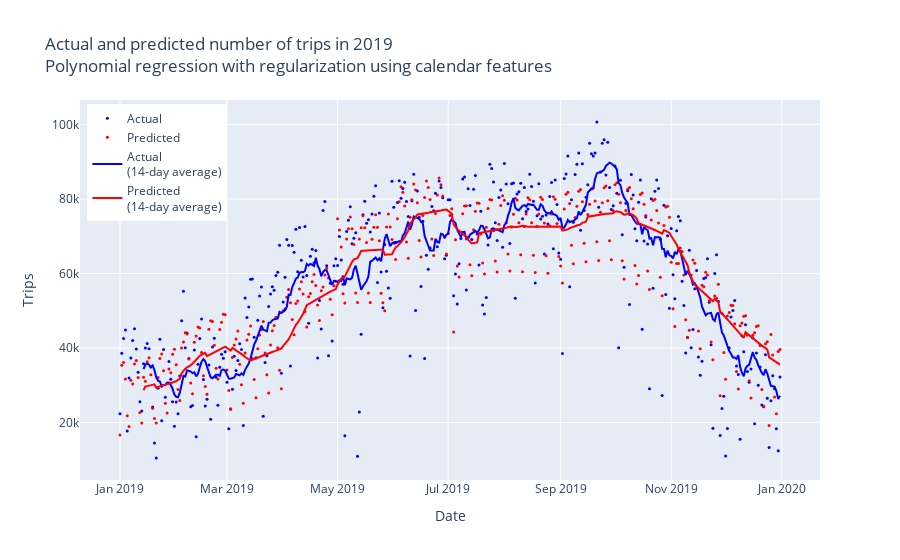

Notebook code for this chart:
### Code cell
plot_test(df_test,
          y_test,
          "Actual and predicted number of trips in 2019<br>Polynomial regression with regularization using calendar features")

### Figure 1 — Plotly figure (JSON) as saved in the notebook; plotly's stock layout.template omitted (floating-point values rounded to 4 significant figures; data arrays with more than 128 entries replaced by an {"elided": "..."} marker saying what was removed)
{"data": [{"marker": {"color": "blue", "size": 3}, "mode": "markers", "name": "Actual", "type": "scatter", "x": {"elided": "365 str values"}, "y": {"elided": "365 int values"}}, {"marker": {"color": "red", "size": 3}, "mode": "markers", "name": "Predicted", "type": "scatter", "x": {"elided": "365 str values"}, "y": {"elided": "365 float values"}}, {"marker": {"color": "blue"}, "mode": "lines", "name": "Actual<br>(14-day average)", "type": "scatter", "x": {"elided": "365 str values"}, "y": {"elided": "365 float values"}}, {"marker": {"color": "red"}, "mode": "lines", "name": "Predicted<br>(14-day average)", "type": "scatter", "x": {"elided": "365 str values"}, "y": {"elided": "365 float values"}}], "layout": {"legend": {"x": 0.01, "xanchor": "left", "y": 0.99, "yanchor": "top"}, "title": {"text": "Actual and predicted number of trips in 2019<br>Polynomial regression with regularization using calendar features"}, "xaxis": {"title": {"text": "Date"}}, "yaxis": {"title": {"text": "Trips"}}}}
